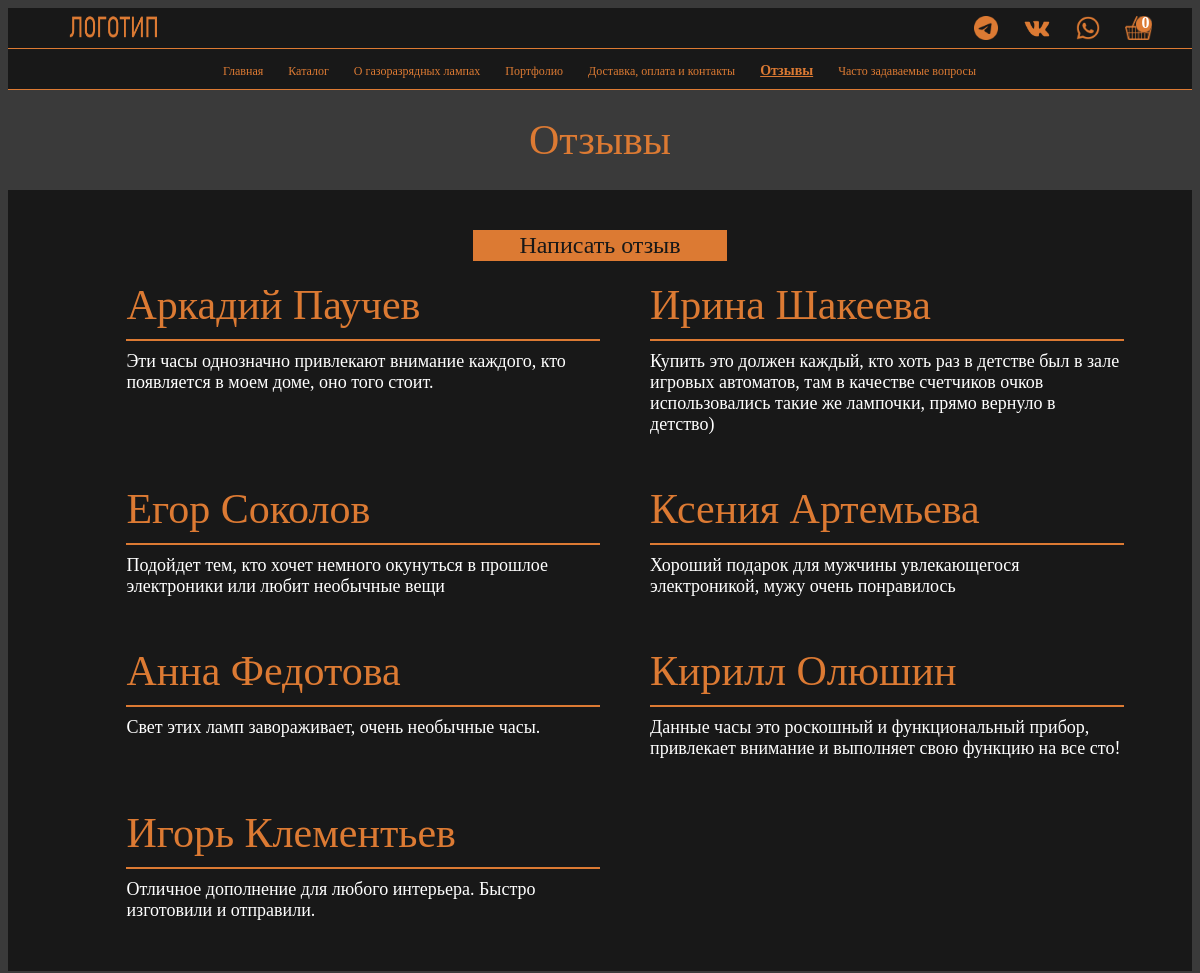
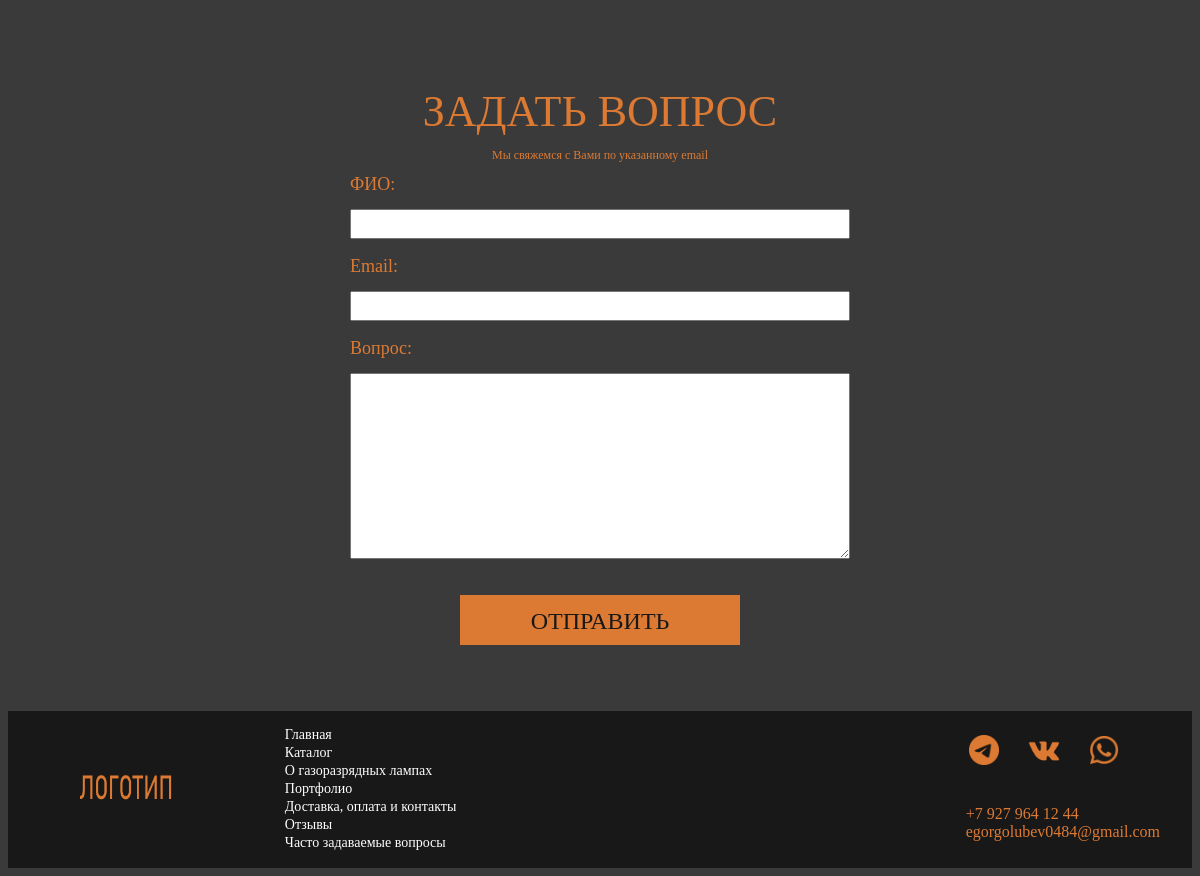
The app's page /reviews/ with its own data (2 pictures, top to bottom).
### nixie_app/models.py (models this page shows)
class Review(models.Model):
    name = models.CharField(max_length=50, verbose_name='Имя', db_index=True)
    surname = models.CharField(max_length=50, verbose_name='Фамилия', db_index=True)
    review_text = models.CharField(max_length=500, verbose_name='Отзыв', db_index=True)
    available = models.BooleanField(default=False, verbose_name='Доступно')
    class Meta:
        ordering = ('-id',)
        verbose_name = 'Отзыв'
        verbose_name_plural = 'Отзывы'

### nixie_app/views.py (the view)
# urls.py: path('reviews/', views.reviews, name='reviews-name'),
def reviews(request):
    cart = Cart(request)
    contact(request)
    form = ContactForm()
    reviews = Review.objects.filter(available=True)
    res = {
        "form": form,
        'cart': cart,
        'cart_len': len(cart),
        'reviews': reviews
    }
    return render(request, "nixie_app/reviews.html", context=res)

### nixie_app/forms.py
class ContactForm(forms.Form):
    name = forms.CharField(max_length=100, widget=forms.TextInput(attrs={"class": "smallfield"}))
    email_address = forms.EmailField(max_length=150, widget=forms.TextInput(attrs={"class": "smallfield"}))
    message = forms.CharField(widget=forms.Textarea(attrs={"class": "bigfield"}),
                              max_length=2000)

### cart/cart.py (called while the page is built)
    def __len__(self):
        return sum(item['quantity'] for item in self.cart.values())

### nixie_app/views.py (called while the page is built)
def contact(request):
    if request.method == 'POST':
        form = ContactForm(request.POST)
        if form.is_valid():
            subject = "ВОПРОС ОТ ПОЛЬЗОВАТЕЛЯ"
            body = {
                'name': form.cleaned_data['name'],
                'email': form.cleaned_data['email_address'],
                'message': form.cleaned_data['message'],
            }
            message = "\n".join(body.values())
            try:
                send_mail(subject, message,
                          'nsstnc-service@mail.ru',
                          ['egorgolubev0484@gmail.com'])
            except BadHeaderError:
                return HttpResponse('Форма заполнена неверно')

### nixie_app/templates/nixie_app/reviews.html (shortened to what this page needs)
{% extends 'nixie_app/index.html' %}
{% block nav_reviews %}
    class="active"
{% endblock %}
{% block 'page_content' %}
    <section class="page_title">
        <a>Отзывы</a>
    </section>
    <section class="review_section">
        <a href="{% url 'reviews-create' %}" class="review_button">Написать отзыв</a>
        <div class="review_div">
            {% for review in reviews %}
                <div class="card">
                    <div class="card_top">
                        {{ review.name }} {{ review.surname }}
                    </div>
                    <div class="card_bottom">
                        {{ review.review_text }}
                    </div>
                </div>
            {% endfor %}
    </section>
{% endblock %}

### nixie_app/templates/nixie_app/reviews.html (style rules this page uses)
.page_title { width: 100%; height: 100px; font-family: 'GOST Common'; font-style: normal; font-weight: 300; font-size: 42px; display: block; text-align: center; color: #DC7A33; line-height: 100px; }
.review_button { font-family: 'GOST Common'; text-decoration: none; font-style: normal; font-weight: 400; font-size: 24px; display: block; width: 250px; height: auto; color: #181818; background: #DC7A33; text-align: center; border: 2px solid #DC7A33; cursor: pointer; margin: 20px auto 20px auto; }
.review_section { width: 100%; background: #181818; padding-top: 20px; }
.review_div { display: grid; grid-template-columns: 50% 50%; width: 80%; max-width: 1000px; justify-content: left; justify-items: left; column-gap: 50px; row-gap: 50px; margin-left: auto; margin-right: auto; margin-bottom: 50px; padding-bottom: 50px; }
.card { width: 100%; display: flex; flex-direction: column; transition: 0.2s; }
.card_top { width: 100%; font-family: 'GOST Common'; font-style: normal; font-weight: 500; font-size: 42px; align-items: center; text-align: left; color: #DC7A33; margin-bottom: 10px; padding-bottom: 10px; border-bottom: 2px solid #DC7A33; }
.card_bottom { width: 100%; font-family: 'GOST Common'; font-style: normal; font-weight: 300; font-size: 18px; align-items: center; text-align: left; color: #ffffff; }

### nixie_app/templates/nixie_app/index.html (style rules this page uses)
@media (min-width: 1200px) { .smallfield { width: 500px; height: 30px; font-family: 'GOST Common'; font-style: normal; font-weight: 300; font-size: 18px; line-height: 10px; display: flex; text-align: left; color: #181818; margin-bottom: 5px; } }
@media (min-width: 1200px) { .bigfield { width: 500px; min-width: 500px; min-height: 150px; max-width: 500px; max-height: 300px; font-family: 'GOST Common'; font-style: normal; font-weight: 300; font-size: 18px; line-height: 18px; display: flex; text-align: left; color: #181818; } }
@media (min-width: 1200px) { :root { --scrollbarBg: #181818; --scrollbarThumb: #DC7A33; --scrollbarWidth: 12px; --scrollbarBorder: 3px solid var(--scrollbarBg); --scrollbarBorderRadius: calc(var(--scrollbarWidth) / 2); } }
@media (min-width: 1200px) { html, .scroller { scrollbar-width: var(--scrollbarWidth); scrollbar-color: var(--scrollbarThumb) var(--scrollbarBg); } }

### records on screen
Review: name "Аркадий", surname "Паучев", review_text "Эти часы однозначно привлекают внимание каждого, кто появляется в моем доме, оно того стоит."
Review: name "Ирина", surname "Шакеева", review_text "Купить это должен каждый, кто хоть раз в детстве был в зале игровых автоматов, там в качестве счетчиков очков использовались такие же лампочки, прямо вернуло в детство)"
Review: name "Егор", surname "Соколов", review_text "Подойдет тем, кто хочет немного окунуться в прошлое электроники или любит необычные вещи"
Review: name "Ксения", surname "Артемьева", review_text "Хороший подарок для мужчины увлекающегося электроникой, мужу очень понравилось"
Review: name "Анна", surname "Федотова", review_text "Свет этих ламп завораживает, очень необычные часы."
Review: name "Кирилл", surname "Олюшин", review_text "Данные часы это роскошный и функциональный прибор, привлекает внимание и выполняет свою функцию на все сто!"
Review: name "Игорь", surname "Клементьев", review_text "Отличное дополнение для любого интерьера. Быстро изготовили и отправили."

### other values on screen
{{ cart_len }} "0"
